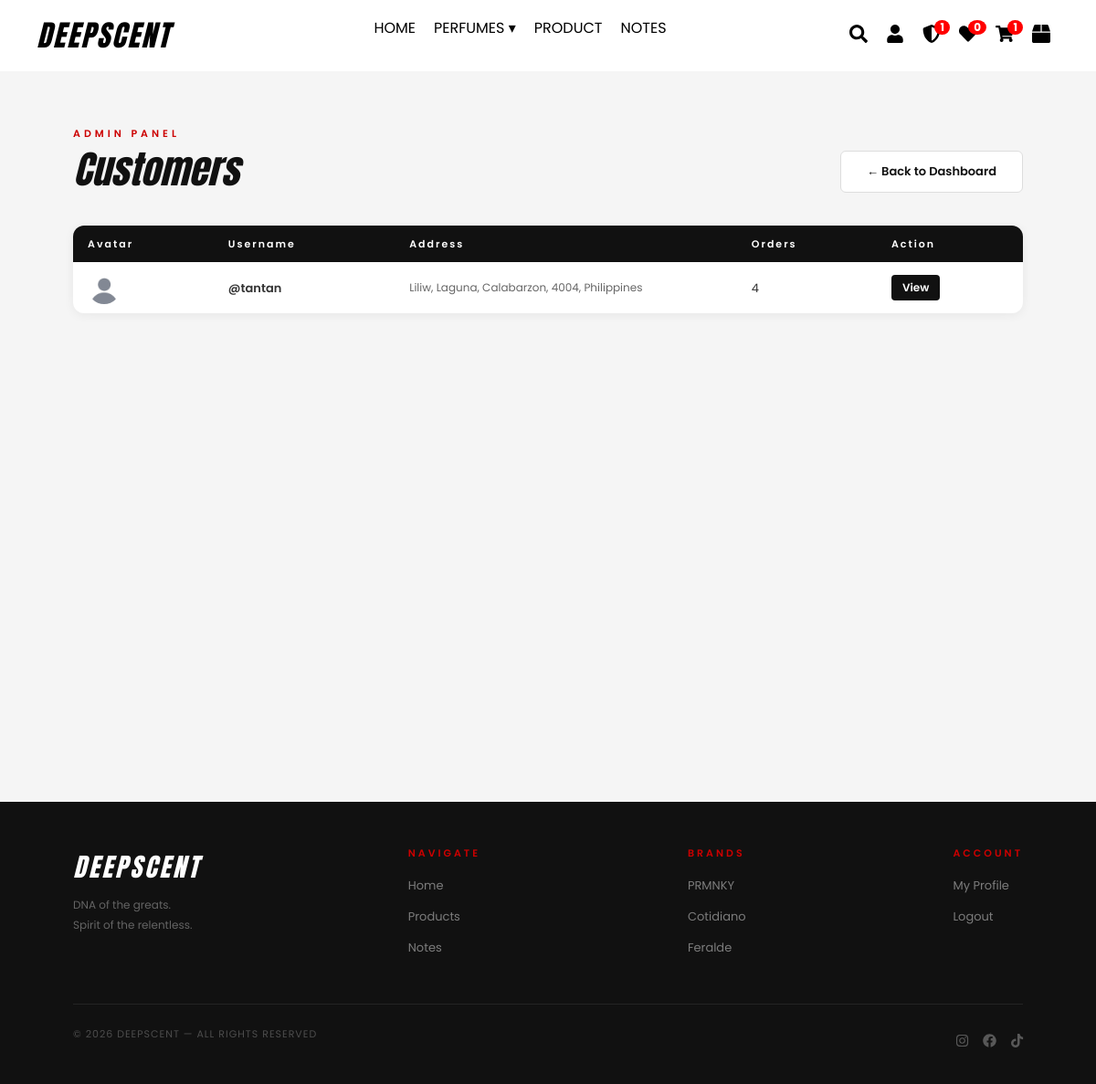
The page /admin/customers (signed in) on the database as committed earlier.
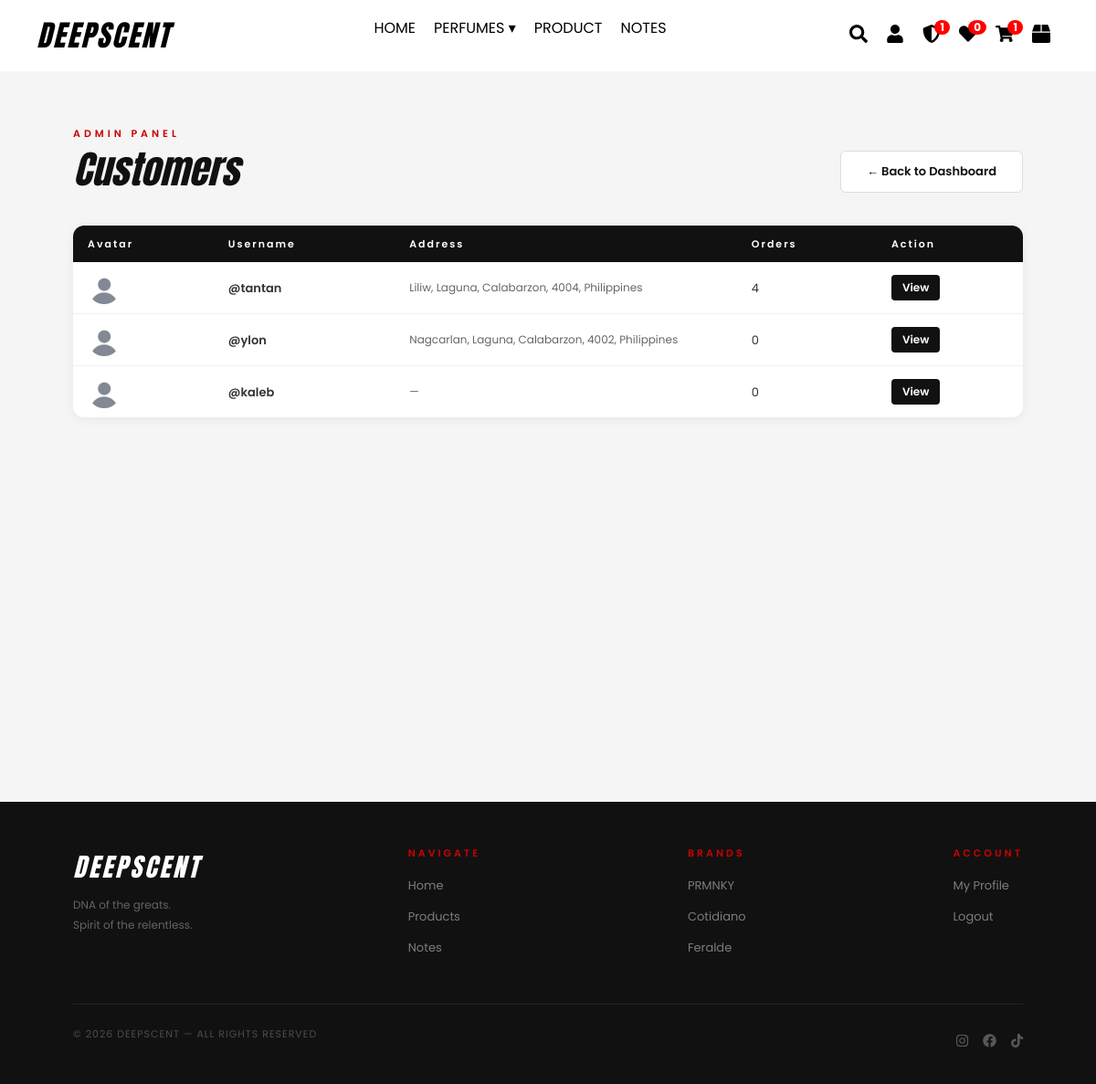
The same page on the database as committed later.
### website/models.py (models this page shows)
class User(db.Model, UserMixin):
    id = db.Column(db.Integer, primary_key=True)
    username = db.Column(db.String(150), unique=True, nullable=False)
    password = db.Column(db.String(150), nullable=False)
    is_admin = db.Column(db.Boolean, default=False)
    avatar = db.Column(db.String(150), nullable=True)
    fullname = db.Column(db.String(150), default='')
    address = db.Column(db.String(300), default='')
    cart_items = db.relationship('CartItem', backref='user', lazy=True)
    favorites = db.relationship('Favorite', backref='user', lazy=True)
    orders = db.relationship('Order', backref='user', lazy=True)

class Brand(db.Model):
    id = db.Column(db.Integer, primary_key=True)
    name = db.Column(db.String(100), unique=True, nullable=False)
    logo = db.Column(db.String(150), nullable=True)

### website/admin.py (the view)
@admin.route("/customers")
@login_required
def admin_customers():
    if not current_user.is_admin:
        abort(403)
    customers = User.query.filter_by(is_admin=False).all()
    return render_template('admin_customers.html', customers=customers)

### website/templates/admin_customers.html (shortened to what this page needs)
{% extends "base.html" %}
{% block content %}
<section class="admin-page">
    <div class="admin-header">
        <div>
            <p class="section-label">ADMIN PANEL</p>
            <h1 class="admin-title">Customers</h1>
        </div>
        <a href="{{ url_for('admin.dashboard') }}" class="admin-btn-secondary">← Back to Dashboard</a>
    </div>
    <div class="admin-table-wrap">
        <table class="admin-table">
            <thead>
                <tr>
                    <th>Avatar</th>
                    <th>Username</th>
                    <th>Address</th>
                    <th>Orders</th>
                    <th>Action</th>
                </tr>
            </thead>
            <tbody>
                {% for customer in customers %}
                <tr>
                    <td>
                        <img src="{{ url_for('static', filename='uploads/' ~ customer.avatar) if customer.avatar else url_for('static', filename='images/default-avatar.png') }}"
                            style="width:36px;height:36px;border-radius:50%;object-fit:cover;">
                    </td>
                    <td class="product-name-cell">@{{ customer.username }}</td>
                    <td style="font-size:12px;color:#666;max-width:200px;word-break:break-word;">{{ customer.address or '—' }}</td>
                    <td>{{ customer.orders | length }}</td>
                    <td>
                        <a href="{{ url_for('admin.customer_detail', user_id=customer.id) }}" class="btn-edit">View</a>
                    </td>
                </tr>
                {% else %}
                <tr><td colspan="6" class="empty-row">No customers yet.</td></tr>
                {% endfor %}
            </tbody>
        </table>
    </div>
</section>
{% endblock %}

### website/templates/base.html (shortened to what this page needs)
<!DOCTYPE html>
<html lang="en">
<head>
    <link rel="stylesheet" href="{{ url_for('static', filename='css/all.min.css') }}">
    <link rel="stylesheet" href="{{ url_for('static', filename='css/bootstrap.min.css') }}">
    <link rel="stylesheet" href="{{ url_for('static', filename='css/all.min.css') }}">
    <link rel="stylesheet" href="{{ url_for('static', filename='css/style.css') }}">
    <link rel="stylesheet" href="https://unpkg.com/leaflet@1.9.4/dist/leaflet.css">
</head>
<body>
    <nav class="navbar">
        <div class="logo">DEEPSCENT</div>
        <ul class="nav-links">
            <li><a href="{{ url_for('views.home') }}" class="{% if request.endpoint == 'views.home' %}active{% endif %}">HOME</a></li>
            <li class="dropdown">
                <a href="#" class="dropdown-toggle" id="perfumes-link">PERFUMES <span class="arrow">&#9662;</span></a>
            </li>
            <li><a href="{{ url_for('views.product') }}" class="{% if request.endpoint == 'views.product' %}active{% endif %}">PRODUCT</a></li>
            <li><a href="{{ url_for('views.notes') }}" class="{% if request.endpoint == 'views.notes' %}active{% endif %}">NOTES</a></li>
        </ul>
        <div class="icons">
            <a href="#" onclick="toggleSearch(event)"><i class="fas fa-search"></i></a>
            {% if current_user.is_authenticated %}
                <a href="javascript:void(0);" onclick="openProfile()"><i class="fa fa-user"></i></a>
                {% if current_user.is_admin %}
                <a href="{{ url_for('admin.dashboard') }}" title="Admin" style="position:relative;">
                    <i class="fas fa-shield-alt"></i>
                    {% if g.low_stock_count > 0 %}
                    <span class="badge">{{ g.low_stock_count }}</span>
                    {% endif %}
                </a>
                {% endif %}
            {% else %}
                <a href="{{ url_for('auth.login') }}"><i class="fa fa-user"></i></a>
            {% endif %}
            <a href="{% if current_user.is_authenticated %}{{ url_for('views.favorites') }}{% else %}{{ url_for('auth.login') }}{% endif %}"><i class="fas fa-heart"></i><span class="badge fav-badge">{{ current_user.favorites | length if current_user.is_authenticated else 0 }}</span></a>
            <a href="{% if current_user.is_authenticated %}{{ url_for('views.cart') }}{% else %}{{ url_for('views.cart_login_required') }}{% endif %}"><i class="fas fa-shopping-cart"></i><span class="badge cart-badge">{{ current_user.cart_items | sum(attribute='quantity') if current_user.is_authenticated else 0 }}</span></a>
            {% if current_user.is_authenticated %}<a href="{{ url_for('views.orders') }}" title="My Orders"><i class="fas fa-box"></i></a>{% endif %}
        </div>
    </nav>
    <main>
        {% block content %}{% endblock %}
    </main>
    <footer>
        <div class="footer-inner">
            <div class="footer-brand">
                <div class="footer-logo">DEEPSCENT</div>
                <p>DNA of the greats.<br>Spirit of the relentless.</p>
            </div>
            <div class="footer-links">
                <h4>NAVIGATE</h4>
                <ul>
                    <li><a href="{{ url_for('views.home') }}">Home</a></li>
                    <li><a href="{{ url_for('views.product') }}">Products</a></li>
                    <li><a href="{{ url_for('views.notes') }}">Notes</a></li>
                </ul>
            </div>
            <div class="footer-links">
                <h4>BRANDS</h4>
                <ul>
                    {% for brand in g.brands %}
                    <li><a href="{{ url_for('views.perfumes', brand=brand.name) }}">{{ brand.name }}</a></li>
                    {% endfor %}
                </ul>
            </div>
            <div class="footer-links">
                <h4>ACCOUNT</h4>
                <ul>
                    {% if current_user.is_authenticated %}
                    <li><a href="javascript:void(0);" onclick="openProfile()">My Profile</a></li>
                    <li><a href="{{ url_for('auth.logout') }}">Logout</a></li>
                    {% else %}
                    <li><a href="{{ url_for('auth.login') }}">Login</a></li>
                    <li><a href="{{ url_for('auth.signup') }}">Sign Up</a></li>
                    {% endif %}
                </ul>
            </div>
        </div>
        <div class="footer-bottom">
            <p>&copy; 2026 DEEPSCENT — ALL RIGHTS RESERVED</p>
            <div class="footer-socials">
                <a href="#"><i class="fab fa-instagram"></i></a>
                <a href="#"><i class="fab fa-facebook"></i></a>
                <a href="#"><i class="fab fa-tiktok"></i></a>
            </div>
        </div>
    </footer>
</body>
</html>

### website/static/css/style.css (style rules this page uses)
body { margin: 0; font-family: 'Poppins', sans-serif; background: #f5f5f5; }
.navbar { display: flex; justify-content: space-between; align-items: center; padding: 15px 40px; background: white; color: white; }
.nav-links { font-size: 15px; list-style: none; display: flex; gap: 20px; }
.nav-links a { position: relative; font-family: 'Poppins', sans-serif; font-size: 16px; color: black; text-decoration: none; transition: color 0.3s ease; }
.nav-links a::after { content: ""; position: absolute; bottom: -4px; left: 50%; width: 0; height: 1px; background: red; transition: width 0.3s ease, left 0.3s ease; }
.nav-links .dropdown > a { border: none !important; text-decoration: none !important; color: black; position: relative; }
.nav-links .dropdown > a::after { content: none !important; }
.icons { display: flex; align-items: center; }
.icons a { color: black; margin: 0 10px; position: relative; display: inline-block; transition: color 0.3s ease, transform 0.3s ease; }
.fa-search { font-size: 20px; }
.fa-user { font-size: 20px; }
.fa-heart { font-size: 20px; }
.fa-shopping-cart { font-size: 20px; }
.fa-shield-alt { font-size: 20px; }
.fa-box { font-size: 20px; }
.icons a i, .icons a svg { font-size: 20px !important; width: 20px !important; height: 20px !important; }
.icons .badge { position: absolute; top: -5px; right: -10px; background: red; color: white; font-size: 12px; border-radius: 50%; padding: 2px 6px; }
.badge { position: absolute; top: -8px; right: -8px; background: red; color: white; font-size: 12px; padding: 2px 6px; border-radius: 50%; }
.logo { font-family: 'Anton', sans-serif; font-size: 32px; color: black; letter-spacing: 2px; font-style: italic; }
.dropdown { position: relative; }
.arrow { transition: transform 0.3s ease; }
footer { background: #111; color: #fff; padding: 50px 80px 30px; margin-top: 0; }
.footer-inner { display: flex; justify-content: space-between; align-items: flex-start; margin-bottom: 40px; gap: 40px; }
.footer-brand .footer-logo { font-family: 'Anton', sans-serif; font-style: italic; font-size: 28px; color: #fff; letter-spacing: 3px; margin-bottom: 10px; }
.footer-brand p { font-size: 12px; color: rgba(255,255,255,0.35); line-height: 1.8; max-width: 220px; }
.footer-links h4 { font-size: 11px; letter-spacing: 3px; color: #cc0000; margin-bottom: 16px; font-weight: 600; }
.footer-links ul { list-style: none; padding: 0; margin: 0; }
.footer-links ul li { margin-bottom: 10px; }
.footer-links ul li a { font-size: 13px; color: rgba(255,255,255,0.45); text-decoration: none; transition: color 0.2s ease; }
.footer-bottom { border-top: 1px solid rgba(255,255,255,0.08); padding-top: 24px; display: flex; justify-content: space-between; align-items: center; }
.footer-bottom p { font-size: 11px; color: rgba(255,255,255,0.25); letter-spacing: 1px; }
.footer-socials { display: flex; gap: 16px; }
.footer-socials a { color: rgba(255,255,255,0.3); font-size: 15px; transition: color 0.2s ease; text-decoration: none; }

### website/templates/admin_customers.html (style rules this page uses)
.admin-page { padding: 60px 80px; background: #f5f5f5; min-height: 100vh; }
.admin-header { display: flex; justify-content: space-between; align-items: flex-end; margin-bottom: 36px; }
.section-label { font-size: 11px; letter-spacing: 4px; color: #cc0000; font-weight: 600; margin-bottom: 6px; }
.admin-title { font-family: 'Anton', sans-serif; font-style: italic; font-size: 42px; color: #111; margin: 0; }
.admin-btn-secondary { background: #fff; color: #111; padding: 12px 28px; border-radius: 6px; text-decoration: none; font-size: 13px; font-weight: 600; border: 1px solid #ddd; transition: border-color 0.2s; }
.admin-table-wrap { background: #fff; border-radius: 12px; box-shadow: 0 2px 12px rgba(0,0,0,0.06); overflow: hidden; }
.admin-table { width: 100%; border-collapse: collapse; }
.admin-table thead tr { background: #111; color: #fff; }
.admin-table th { padding: 12px 16px; font-size: 11px; letter-spacing: 2px; font-weight: 600; text-align: left; }
.admin-table td { padding: 10px 16px; font-size: 13px; color: #333; border-bottom: 1px solid #f0f0f0; vertical-align: middle; }
.admin-table tbody tr:last-child td { border-bottom: none; }
.product-name-cell { font-weight: 600; color: #111; }
.btn-edit { display: inline-block; padding: 5px 12px; background: #111; color: #fff; border-radius: 4px; font-size: 12px; font-weight: 600; text-decoration: none; transition: background 0.2s; }

Rows that differ between the two databases and show on the page:
added User: username "ylon", address "Nagcarlan, Laguna, Calabarzon, 4002, Philippines", orders|length "0"
added User: username "kaleb", address "—", orders|length "0"
